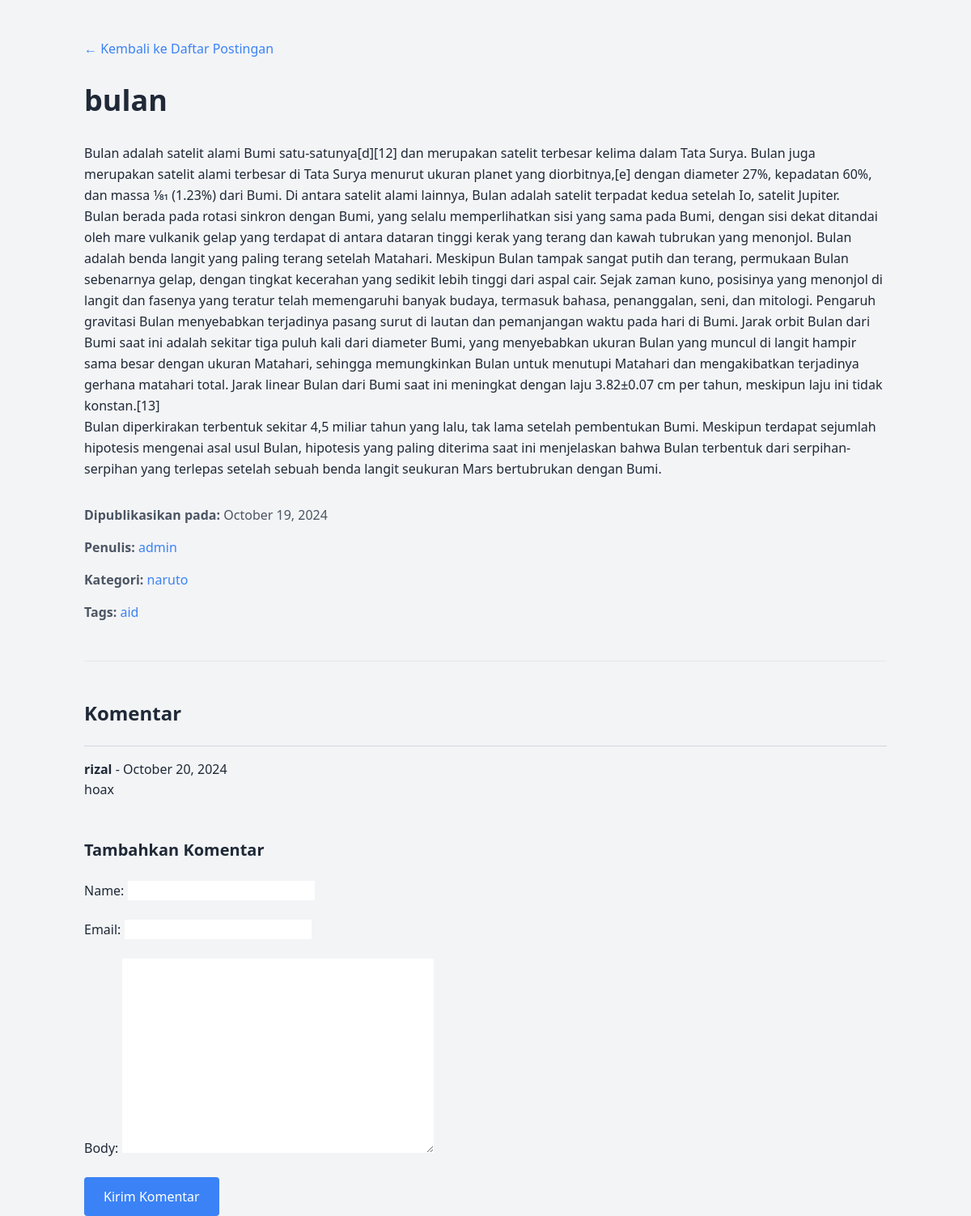
Page /2024/10/19/bulan/ on the committed database.
### blog/models.py (models this page shows, shortened)
class Post(models.Model):
    class Status(models.TextChoices):
        DRAFT = 'DF', 'Draft'
        PUBLISHED = 'PB', 'Published'
    title = models.CharField(max_length=250)
    slug = models.SlugField(max_length=250, unique_for_date='publish')
    category = models.ForeignKey(
        Category, on_delete=models.SET_NULL, null=True, related_name='posts'
    )
    author = models.ForeignKey(
        settings.AUTH_USER_MODEL, on_delete=models.CASCADE, related_name='blog_posts'
    )
    body = models.TextField()
    publish = models.DateTimeField(default=timezone.now)
    created = models.DateTimeField(auto_now_add=True)
    updated = models.DateTimeField(auto_now=True)
    status = models.CharField(
        max_length=2, choices=Status.choices, default=Status.DRAFT
    )
    tags = TaggableManager()
    objects = models.Manager()  # Default manager
    published = PublishedManager()  # Custom manager untuk postingan terpublikasi
    class Meta:
        ordering = ['-publish']
        indexes = [
            models.Index(fields=['-publish']),
            models.Index(fields=['slug', 'publish']),
        ]

class Category(models.Model):
    name = models.CharField(max_length=100, unique=True)
    slug = models.SlugField(max_length=100, unique=True)
    class Meta:
        ordering = ['name']

class Comment(models.Model):
    post = models.ForeignKey(Post, on_delete=models.CASCADE, related_name='comments')
    name = models.CharField(max_length=80)
    email = models.EmailField()
    body = models.TextField()
    created = models.DateTimeField(auto_now_add=True)
    updated = models.DateTimeField(auto_now=True)
    active = models.BooleanField(default=True)
    class Meta:
        ordering = ['created']
        indexes = [models.Index(fields=['created'])]

### blog/views.py (the view)
# urls.py: path('<int:year>/<int:month>/<int:day>/<slug:slug>/', views.post_detail, name='post_detail'),
def post_detail(request, year, month, day, slug):
    post = get_object_or_404(
        Post, slug=slug, status=Post.Status.PUBLISHED,
        publish__year=year, publish__month=month, publish__day=day
    )
    comments = post.comments.filter(active=True)
    paginator = Paginator(comments, 3)
    page_number = request.GET.get('page')
    page_obj = paginator.get_page(page_number)
    if request.method == 'POST':
        comment_form = CommentForm(request.POST)
        if comment_form.is_valid():
            new_comment = comment_form.save(commit=False)
            new_comment.post = post
            new_comment.save()
            return redirect(post.get_absolute_url())  # Redirect ke halaman detail
    else:
        comment_form = CommentForm()
    context = {
        'post': post,
        'page_obj': page_obj,
        'comment_form': comment_form,
    }
    return render(request, 'blog/post_detail.html', context)

### blog/forms.py
class CommentForm(forms.ModelForm):
    class Meta:
        model = Comment
        fields = ['name', 'email', 'body']

### blog/templates/blog/post_detail.html (shortened to what this page needs)
<!DOCTYPE html>
<html lang="en">
<head>
    <script src="https://cdn.tailwindcss.com"></script>
</head>
<body class="bg-gray-100 text-gray-800">
    <div class="container mx-auto px-4 mt-12">
        <a href="{% url 'blog:post_list' %}" class="text-blue-500 hover:underline">← Kembali ke Daftar Postingan</a>
        <h1 class="text-4xl font-bold mt-8 mb-8">{{ post.title }}</h1>
        <div class="prose prose-lg max-w-none leading-relaxed">
            <p>{{ post.body|linebreaks }}</p>
        </div>
        <div class="mt-8 text-gray-600 space-y-4">
            <p><strong>Dipublikasikan pada:</strong> {{ post.publish|date:"F d, Y" }}</p>
            <p><strong>Penulis:</strong>
                <a href="{% url 'blog:post_list_by_author' post.author.username %}" class="text-blue-500 hover:underline">
                    {{ post.author.username }}
                </a>
            </p>
            <p><strong>Kategori:</strong>
                {% if post.category %}
                    <a href="{% url 'blog:post_list_by_category' post.category.slug %}" class="text-blue-500 hover:underline">
                        {{ post.category.name }}
                    </a>
                {% else %}
                    Tidak ada kategori
                {% endif %}
            </p>
            <p><strong>Tags:</strong>
                {% for tag in post.tags.all %}
                    <a href="{% url 'blog:post_list_by_tag' tag.slug %}" class="text-blue-500 hover:underline">{{ tag.name }}</a>{% if not forloop.last %}, {% endif %}
                {% empty %}
                    Tidak ada tag.
                {% endfor %}
            </p>
        </div>
        <hr class="my-12">
        <h2 class="text-2xl font-bold mb-6">Komentar</h2>
        <ul class="space-y-6">
            {% for comment in page_obj %}
                <li class="border-t border-gray-300 pt-4">
                    <strong>{{ comment.name }}</strong> - {{ comment.created|date:"F d, Y" }}
                    <p class="leading-relaxed">{{ comment.body }}</p>
                </li>
            {% empty %}
                <p>Belum ada komentar.</p>
            {% endfor %}
        </ul>
        <h3 class="text-xl font-bold mt-12">Tambahkan Komentar</h3>
        <form method="POST" class="space-y-6 mt-6">
            {{ comment_form.as_p }}
            <button type="submit" class="bg-blue-500 text-white py-3 px-6 rounded hover:bg-blue-600">Kirim Komentar</button>
        </form>
    </div>
</body>
</html>

### rows in the picture
Post: title "bulan", body "Bulan adalah satelit alami Bumi satu-satunya[d][12] dan merupakan satelit terbesar kelima dalam Tata Surya. Bulan juga merupakan satelit alami terbesar di Tata Surya menurut ukuran planet yang diorbitnya,[e] dengan diameter 27%, kepadatan 60%, dan massa 1⁄81 (1.23%) dari Bumi. Di antara satelit alami lainnya, Bulan adalah satelit terpadat kedua setelah Io, satelit Jupiter. Bulan berada pada rotasi sinkron dengan Bumi, yang selalu memperlihatkan sisi yang sama pada Bumi, dengan sisi dekat ditandai oleh mare vulkanik gelap yang terdapat di antara dataran tinggi kerak yang terang dan kawah tubrukan yang menonjol. Bulan adalah benda langit yang paling terang setelah Matahari. Meskipun Bulan…", publish "October 19, 2024", author.username "admin", category.name "naruto"
Tag: name "aid"
Comment: name "rizal", created "October 20, 2024", body "hoax"
